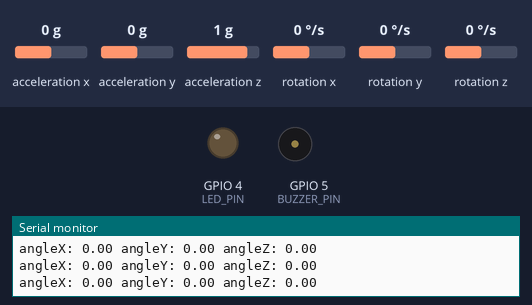
Simulated run of this sketch. Board: ESP32. Shown: output pins drawn as LEDs (lit = HIGH), buzzer (waves = sounding), the last lines printed to the serial monitor. The test bench sets the inputs (shaded band); at power-on: acceleration x 0 g, acceleration y 0 g, acceleration z 1 g, rotation x 0 °/s, rotation y 0 °/s, rotation z 0 °/s. WiFi joins after 1.5 s; servers stay silent unless stated.

Above: at 6.2 s.
6.3 s: acceleration x set to -1.4 g
At 7.5 s:
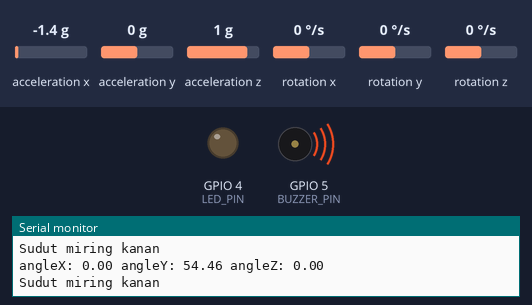
7.8 s: acceleration y set to -0.3 g
At 8.7 s:
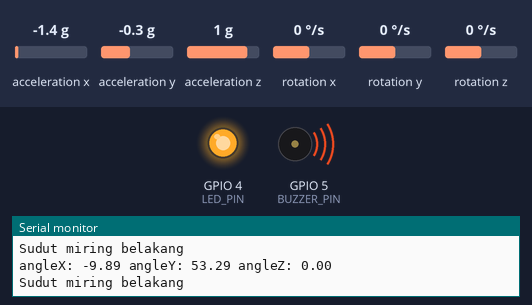
Timing chart, 0 to 10.8 s (numbered marks = the images above; inputs shaded):
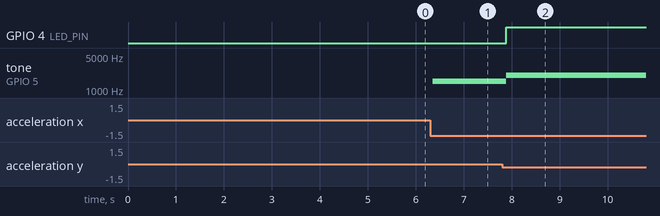

Measured:
- the behaviour switches between -0.1 and -0.2 g on acceleration y (found by bisection; images 1 and 2)
- after the input at 6.3 s, tone on GPIO 5 (BUZZER_PIN): silent → 1500 Hz after 0.05 s
- after the input at 7.8 s, GPIO 4 (LED_PIN): LOW → HIGH after 0.09 s; tone on GPIO 5 (BUZZER_PIN): 1500 Hz → 2000 Hz after 0.09 s

The sketch:

kode_6.ino
```cpp
#include <MPU6050_tockn.h>
#include <Wire.h>
#include <WiFi.h>

const char* ssid = "IZAN";
const char* password = "LUASIKBANG";

MPU6050 mpu6050(Wire);
int BUZZER_PIN = 5;
int LED_PIN = 4;

void setup() {
  Serial.begin(9600);
  Wire.begin();
  mpu6050.begin();
  mpu6050.calcGyroOffsets();

  pinMode(BUZZER_PIN, OUTPUT);
  pinMode(LED_PIN, OUTPUT);
  WiFi.begin(ssid, password);

  while (WiFi.status() != WL_CONNECTED) {
    delay(1000);
    Serial.println("Menghubungkan ke WiFi...");
  }

  Serial.println("Terhubung ke WiFi!");
}

void loop() {mpu6050.update();
  Serial.print("angleX: ");
  Serial.print(mpu6050.getAngleX());
  Serial.print(" angleY: ");
  Serial.print(mpu6050.getAngleY());
  Serial.print(" angleZ: ");
  Serial.print(mpu6050.getAngleZ());
  Serial.println();

  float angleX = mpu6050.getAngleX();
  float angleY = mpu6050.getAngleY();
  float angleZ = mpu6050.getAngleZ();

  if (angleX > 10) {
    // Sudut miring ke depan
    tone(BUZZER_PIN, 2500); // Bunyi dengan frekuensi 3000 Hz
    digitalWrite(LED_PIN, HIGH);
    Serial.println("Sudut miring depan");
  } else if (angleX < -5) {
    // Sudut miring ke belakang
    digitalWrite(LED_PIN, HIGH);
    tone(BUZZER_PIN, 2000); // Bunyi dengan frekuensi 2000 Hz
    Serial.println("Sudut miring belakang");
  } else if (angleY > 5) {
    // Sudut miring ke kanan
    tone(BUZZER_PIN, 1500); // Bunyi dengan frekuensi 1500 Hz
    Serial.println("Sudut miring kanan");
  } else if (angleY < -5) {
    // Sudut miring ke kiri
    tone(BUZZER_PIN, 1000); // Bunyi dengan frekuensi 1000 Hz
    Serial.println("Sudut miring kiri");
  } else {
    noTone(BUZZER_PIN); // Matikan buzzer jika tidak ada perubahan sudut signifikan
  }

  delay(100); // Interval pembacaan sensor
}
```
